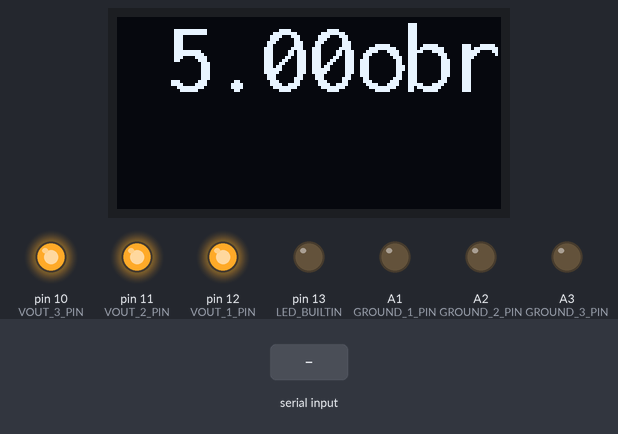
Recording of a sketch running on a simulated Arduino Uno, built with avr-gcc and run on an emulated ATmega328P. On the bench: 128×64 one-colour display, output pins drawn as LEDs (lit = HIGH). The inputs (shaded band) are chosen by the test bench.

Above: at 1.7 s.
1.8 s: "90,45\n" received over Serial
At 5.5 s:
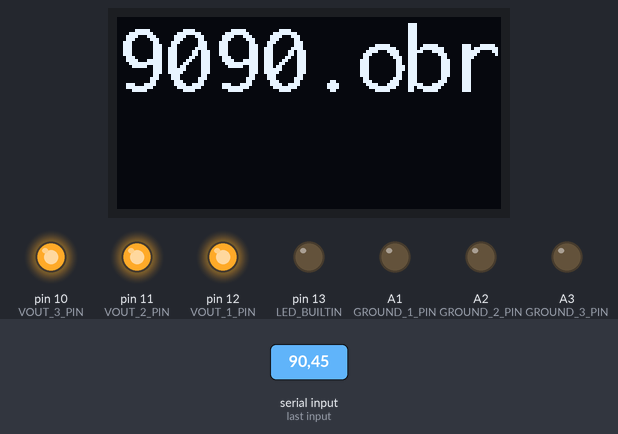
At 6.7 s:
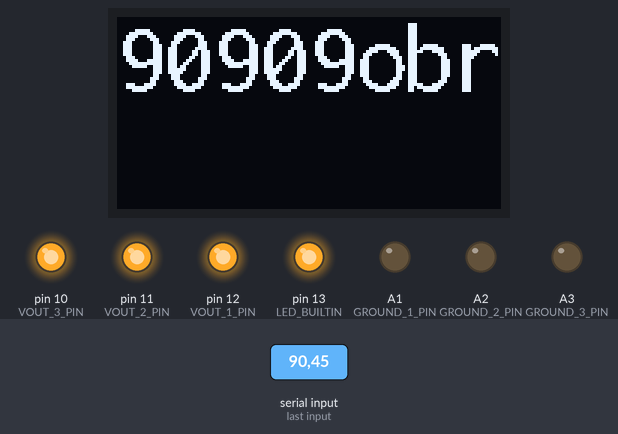
Timing chart, 0 to 10.8 s (numbered marks = the images above; inputs shaded):
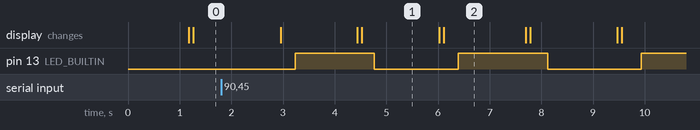

Measured:
- after the input at 1.8 s, the display: first changes after 1.2 s (image 1 shows a later state)
- by itself, pin 13 (LED_BUILTIN): alternates HIGH for 1.6 s and LOW for 1.7 s
- what the display in image 1 shows lasts 1.5 s, from 4.5 s to 6.0 s

The sketch:

sketch_display_controller.ino
```cpp
#include <U8g2lib.h>

#define SERIAL_BAUDIOS 9600

#define BLINK_INTERVAL 1000

#define GROUND_1_PIN A1
#define GROUND_2_PIN A2
#define GROUND_3_PIN A3

#define VOUT_1_PIN 12
#define VOUT_2_PIN 11
#define VOUT_3_PIN 10

float speed = 5;

static bool blinkState = false;

static unsigned long lastBlinkTime = 0;

U8X8_SH1106_128X64_NONAME_HW_I2C u8x8(U8X8_PIN_NONE);

void readSpeed() {
    char resultS[32];
    Serial.readBytes(resultS, 32);
    float temp = atof(resultS);
    if(temp != 0){
        speed = temp;
    }
}

void draw() {
    u8x8.setFont(u8x8_font_inr21_2x4_r);

    char resultS[32];
    dtostrf(speed, 5, 2, resultS);
    u8x8.drawString(0, 0, resultS);
    u8x8.drawString(10, 0, "obr");

    char resultP[32];
    dtostrf(speed * 1.67, 5, 2, resultP);
    u8x8.drawString(0, 12, resultP);
    u8x8.drawString(12, 12, "mm");
}

void blink() {
    if(millis() - lastBlinkTime >= BLINK_INTERVAL){
        if(blinkState){
            digitalWrite(LED_BUILTIN, HIGH);
        } else {
            digitalWrite(LED_BUILTIN, LOW);
        }
        blinkState = !blinkState;
        lastBlinkTime = millis();
    }
}

void setup()
{
    Serial.begin(SERIAL_BAUDIOS);

    pinMode(GROUND_1_PIN, OUTPUT);
    pinMode(GROUND_2_PIN, OUTPUT);
    pinMode(GROUND_3_PIN, OUTPUT);

    pinMode(VOUT_1_PIN, OUTPUT);
    pinMode(VOUT_2_PIN, OUTPUT);
    pinMode(VOUT_3_PIN, OUTPUT);

    pinMode(LED_BUILTIN, OUTPUT);

    digitalWrite(GROUND_1_PIN, LOW);
    digitalWrite(GROUND_2_PIN, LOW);
    digitalWrite(GROUND_3_PIN, LOW);

    digitalWrite(VOUT_1_PIN, HIGH);
    digitalWrite(VOUT_2_PIN, HIGH);
    digitalWrite(VOUT_3_PIN, HIGH);

    u8x8.begin();
}


void loop()
{
    readSpeed();
    draw();
    blink();
}
```
